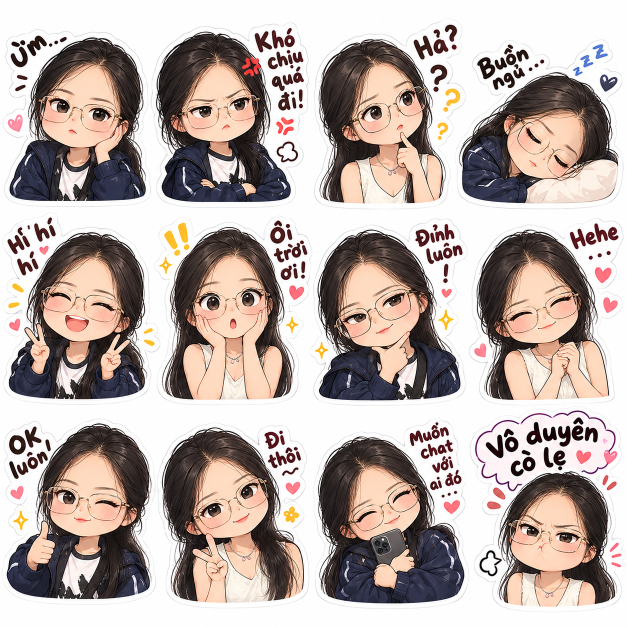
#> input picture assets-source/Tron-sheet.png, 1254 x 1254 px, found by its file name (shown at 1/2 size); its folder holds 2 pictures in this run
$ python make_grid.py
#> lines starting #> are read from the running program, lines starting #| are printed output that depends on the picture
from PIL import Image, ImageDraw, ImageFont
import os

TEMP = os.environ.get("TEMP", ".")
FONT = ImageFont.load_default()

for name in ["Tron-sheet", "Hoanh-sheet"]:
    src = f"assets-source/{name}.png"
    img = Image.open(src).convert("RGB")
#> img is the input picture: PIL image 1254x1254 RGB; mean R, G, B 186.5, 173.4, 168.4
    w, h = img.size
#> w = 1254; h = 1254
    draw = ImageDraw.Draw(img)

    for x in range(0, w, 100):
        color = (255, 0, 0) if x % 500 == 0 else (0, 160, 255)
        draw.line([(x, 0), (x, h)], fill=color, width=1)
        draw.text((x + 2, 2), str(x), fill=(200, 0, 0), font=FONT)
        draw.text((x + 2, h - 14), str(x), fill=(200, 0, 0), font=FONT)

    for y in range(0, h, 100):
        color = (255, 0, 0) if y % 500 == 0 else (0, 160, 255)
        draw.line([(0, y), (w, y)], fill=color, width=1)
        draw.text((2, y + 1), str(y), fill=(200, 0, 0), font=FONT)
        draw.text((w - 40, y + 1), str(y), fill=(200, 0, 0), font=FONT)

    out = os.path.join(TEMP, f"grid_{name}.png")
    img.save(out)
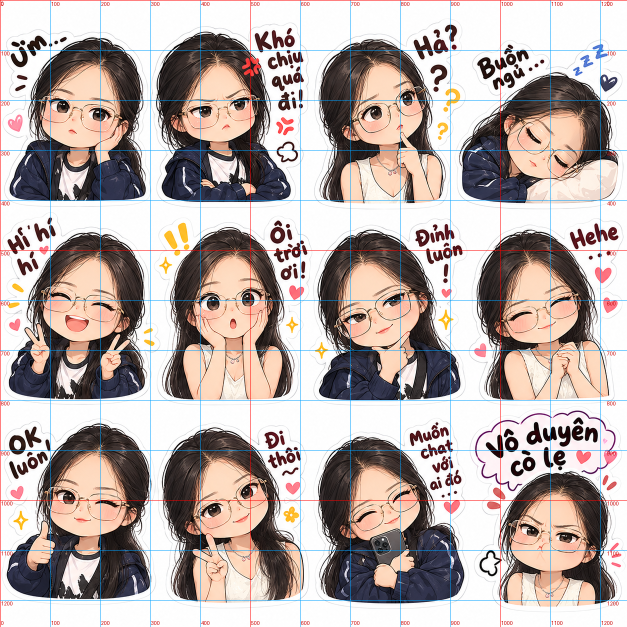
#> saved as grid_Tron-sheet.png: PIL image 1254x1254 RGB (shown at 1/2 size); mean R, G, B 183.8, 171.9, 168.6
    print(out)
#> pass 2 of the loop `for name in ["Tron-sheet", "Hoanh-sheet"]:`:
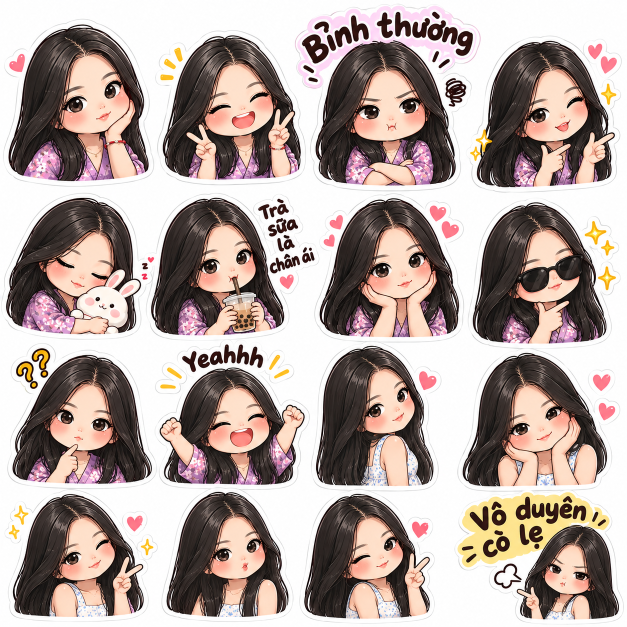
#> input picture assets-source/Hoanh-sheet.png, 1254 x 1254 px, found by its file name (shown at 1/2 size)
#> img is the input picture: PIL image 1254x1254 RGB; mean R, G, B 178.5, 163.9, 158.9
#> `img.save(out)`:
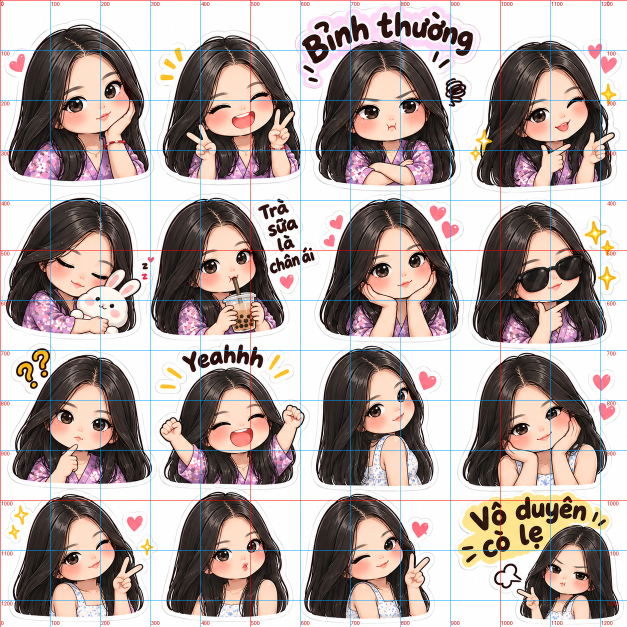
#> saved as grid_Hoanh-sheet.png: PIL image 1254x1254 RGB (shown at 1/2 size); mean R, G, B 175.9, 162.6, 159.2
